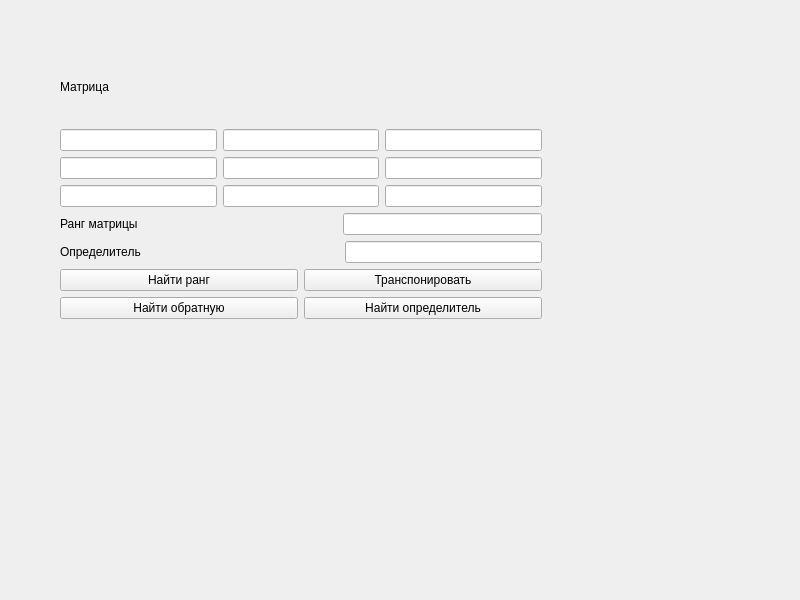
<?xml version="1.0" encoding="UTF-8"?>
<ui version="4.0">
 <class>MainWindow</class>
 <widget class="QMainWindow" name="MainWindow">
  <property name="geometry">
   <rect>
    <x>0</x>
    <y>0</y>
    <width>800</width>
    <height>600</height>
   </rect>
  </property>
  <property name="windowTitle">
   <string>MainWindow</string>
  </property>
  <widget class="QWidget" name="centralwidget">
   <widget class="QWidget" name="layoutWidget">
    <property name="geometry">
     <rect>
      <x>60</x>
      <y>50</y>
      <width>482</width>
      <height>269</height>
     </rect>
    </property>
    <layout class="QGridLayout" name="gridLayout_5">
     <item row="0" column="0">
      <layout class="QVBoxLayout" name="verticalLayout">
       <item>
        <widget class="QLabel" name="label">
         <property name="text">
          <string>Матрица</string>
         </property>
        </widget>
       </item>
       <item>
        <layout class="QGridLayout" name="gridLayout_4">
         <item row="0" column="0">
          <widget class="QLineEdit" name="li1x1"/>
         </item>
         <item row="1" column="1">
          <widget class="QLineEdit" name="li2x2"/>
         </item>
         <item row="2" column="1">
          <widget class="QLineEdit" name="li3x2"/>
         </item>
         <item row="1" column="0">
          <widget class="QLineEdit" name="li2x1"/>
         </item>
         <item row="0" column="1">
          <widget class="QLineEdit" name="li1x2"/>
         </item>
         <item row="0" column="2">
          <widget class="QLineEdit" name="li1x3"/>
         </item>
         <item row="2" column="2">
          <widget class="QLineEdit" name="li3x3"/>
         </item>
         <item row="2" column="0">
          <widget class="QLineEdit" name="li3x1"/>
         </item>
         <item row="1" column="2">
          <widget class="QLineEdit" name="li2x3"/>
         </item>
        </layout>
       </item>
      </layout>
     </item>
     <item row="1" column="0">
      <layout class="QHBoxLayout" name="horizontalLayout">
       <item>
        <widget class="QLabel" name="larank">
         <property name="text">
          <string>Ранг матрицы</string>
         </property>
        </widget>
       </item>
       <item>
        <spacer name="horizontalSpacer">
         <property name="orientation">
          <enum>Qt::Horizontal</enum>
         </property>
         <property name="sizeHint" stdset="0">
          <size>
           <width>40</width>
           <height>20</height>
          </size>
         </property>
        </spacer>
       </item>
       <item>
        <widget class="QLineEdit" name="lirank"/>
       </item>
      </layout>
     </item>
     <item row="2" column="0">
      <layout class="QHBoxLayout" name="horizontalLayout_2">
       <item>
        <widget class="QLabel" name="ladeterminant">
         <property name="text">
          <string>Определитель</string>
         </property>
        </widget>
       </item>
       <item>
        <spacer name="horizontalSpacer_2">
         <property name="orientation">
          <enum>Qt::Horizontal</enum>
         </property>
         <property name="sizeHint" stdset="0">
          <size>
           <width>40</width>
           <height>20</height>
          </size>
         </property>
        </spacer>
       </item>
       <item>
        <widget class="QLineEdit" name="lidet"/>
       </item>
      </layout>
     </item>
     <item row="3" column="0">
      <layout class="QGridLayout" name="gridLayout_6">
       <item row="0" column="0">
        <widget class="QPushButton" name="btrank">
         <property name="text">
          <string>Найти ранг</string>
         </property>
        </widget>
       </item>
       <item row="0" column="1">
        <widget class="QPushButton" name="bttransponse">
         <property name="text">
          <string>Транспонировать</string>
         </property>
        </widget>
       </item>
       <item row="1" column="0">
        <widget class="QPushButton" name="btinverse">
         <property name="text">
          <string>Найти обратную</string>
         </property>
        </widget>
       </item>
       <item row="1" column="1">
        <widget class="QPushButton" name="btdeterminant">
         <property name="text">
          <string>Найти определитель</string>
         </property>
        </widget>
       </item>
      </layout>
     </item>
    </layout>
   </widget>
  </widget>
 </widget>
 <resources/>
 <connections/>
</ui>
